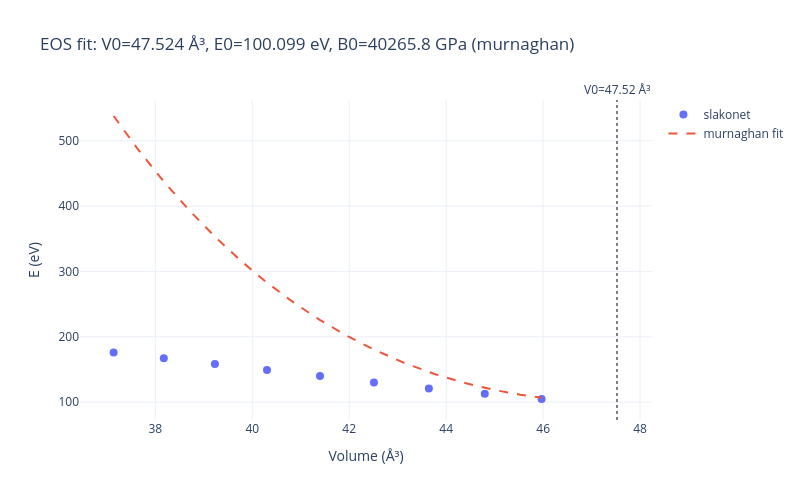

Here is the notebook cell this chart was saved with:
### Code cell
from slakonet.examples.full_demo import task_eos

task_eos(
  atoms, model, out='demo',
  strain_range=(-0.05, 0.02),   # same as your dx range
  n_points=9,
  supercell=(1,1,1),          # same as .make_supercell([2,2,2])
  kpoints=(3, 3, 3),
  use_scc=False,
  eos_kind='murnaghan',
).show()

### Figure 1 — Plotly figure (JSON) as saved in the notebook; plotly's stock layout.template omitted (floating-point values rounded to 4 significant figures; data arrays with more than 128 entries replaced by an {"elided": "..."} marker saying what was removed)
{"data": [{"marker": {"size": 8}, "mode": "markers", "name": "slakonet", "type": "scatter", "x": [37.14, 38.17, 39.23, 40.3, 41.4, 42.51, 43.64, 44.8, 45.97], "y": [176.1, 167.3, 158.3, 149.1, 140.1, 129.9, 120.7, 112.7, 104.8]}, {"line": {"dash": "dash"}, "mode": "lines", "name": "murnaghan fit", "type": "scatter", "x": {"elided": "200 float values"}, "y": {"elided": "200 float values"}}], "layout": {"annotations": [{"showarrow": false, "text": "V0=47.52 Å³", "x": 47.52, "xanchor": "center", "xref": "x", "y": 1, "yanchor": "bottom", "yref": "y domain"}], "height": 500, "shapes": [{"line": {"color": "gray", "dash": "dot"}, "type": "line", "x0": 47.52, "x1": 47.52, "xref": "x", "y0": 0, "y1": 1, "yref": "y domain"}], "title": {"text": "EOS fit: V0=47.524 Å³, E0=100.099 eV, B0=40265.8 GPa (murnaghan)"}, "width": 800, "xaxis": {"title": {"text": "Volume (Å³)"}}, "yaxis": {"title": {"text": "E (eV)"}}}}
